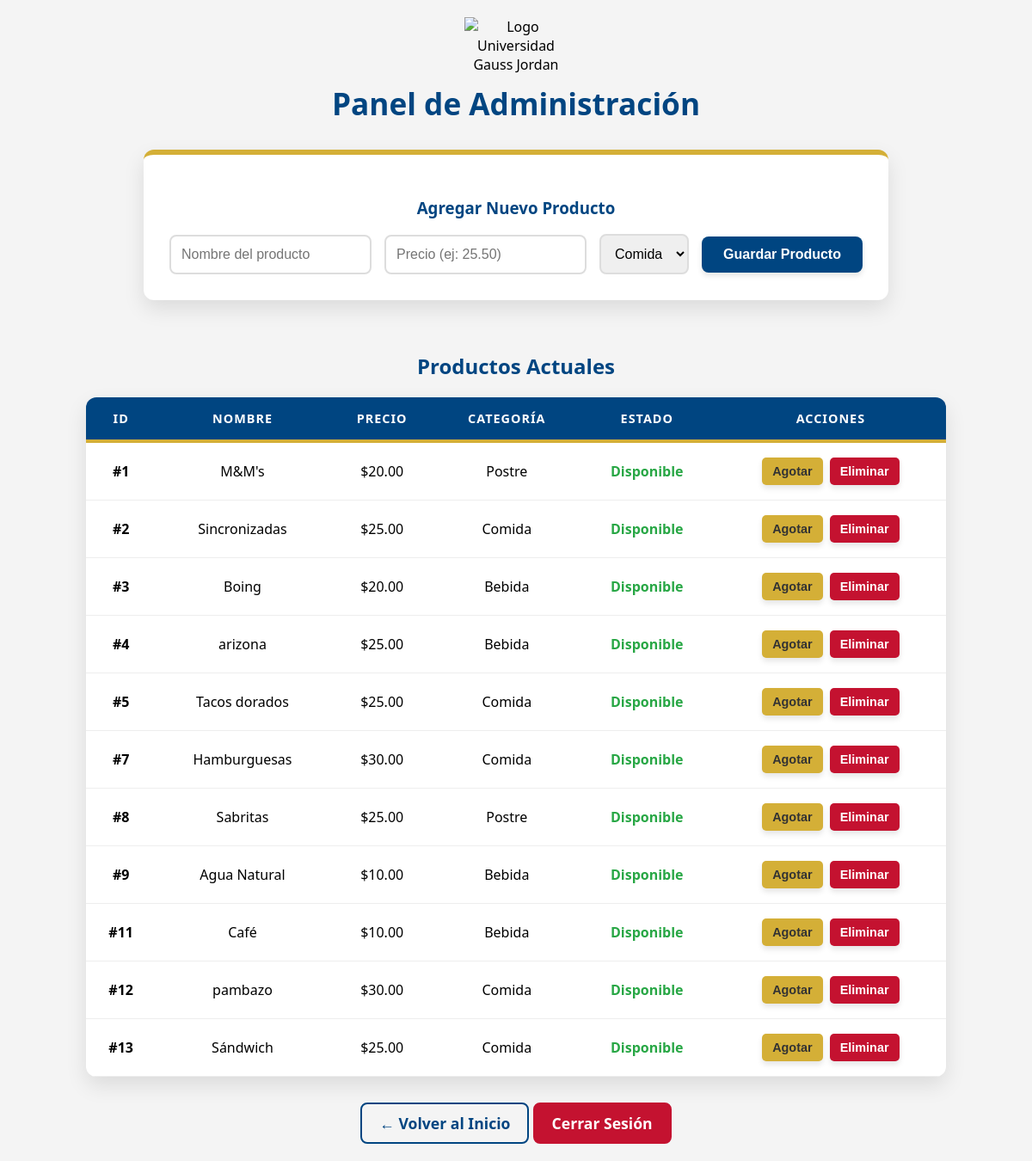
/admin (signed in), run on the app's committed database.
### tables this page shows
CREATE TABLE Productos (
        id_producto INTEGER PRIMARY KEY AUTOINCREMENT,
        nombre TEXT NOT NULL,
        precio REAL NOT NULL,
        categoria TEXT,
        disponible BOOLEAN
    );

### rutas/admin.py (the view)
@admin_bp.route("/admin")
def admin():
    if not session.get("logueado"):
        return redirect("/login")
    conexion = conectar_db()
    cursor = conexion.cursor()
    cursor.execute("SELECT id_producto, nombre, precio, categoria, disponible FROM Productos")
    productos = cursor.fetchall()
    conexion.close()
    return render_template("admin.html", productos=productos)

### db_manager.py (called while the page is built)
def conectar_db():
    return sqlite3.connect("database.db", check_same_thread=False)

### templates/admin.html (shortened to what this page needs)
<!DOCTYPE html>
<html lang="es">
<head>
</head>
<body>
    <div class="header-admin">
        <img src="https://imgs.search.brave.com/1tFRxOQSQTKZiRlQLvilQSyiVtJ3yPprGSEWonnEvO8/rs:fit:860:0:0:0/g:ce/aHR0cHM6Ly9hcHJl/bmRlLmdvYi5teC93/cC1jb250ZW50L3Vw/bG9hZHMvMjAyNC8w/MS9nYXVzLTEucG5n" alt="Logo Universidad Gauss Jordan" class="logo">
        <h1>Panel de Administración</h1>
    </div>
    <div class="formulario">
        <h3>Agregar Nuevo Producto</h3>
        <form action="/agregar_producto" method="POST">
            <input type="text" name="nombre" placeholder="Nombre del producto" required>
            <input type="number" step="0.01" name="precio" placeholder="Precio (ej: 25.50)" required>
            <select name="categoria">
                <option value="Comida">Comida</option>
            </select>
            <button type="submit">Guardar Producto</button>
        </form>
    </div>
    <h2>Productos Actuales</h2>
    <div class="tabla-contenedor">
        <table>
            <tr>
                <th>ID</th>
                <th>Nombre</th>
                <th>Precio</th>
                <th>Categoría</th>
                <th>Estado</th>
                <th>Acciones</th> </tr>
            {% for producto in productos %}
            <tr>
                <td><strong>#{{ producto[0] }}</strong></td>
                <td>{{ producto[1] }}</td>
                <td>${{ "%.2f"|format(producto[2]) }}</td>
                <td>{{ producto[3] }}</td>
                <td>
                    {% if producto[4] == 1 %}
                        <span class="estado-disponible">Disponible</span>
                    {% else %}
                        <span class="estado-agotado">Agotado</span>
                    {% endif %}
                </td>
                <td>
                    <form action="/estado_producto/{{ producto[0] }}" method="POST" class="acciones-form">
                        <button type="submit" class="btn-accion btn-estado">
                            {% if producto[4] == 1 %}Agotar{% else %}Reactivar{% endif %}
                        </button>
                    </form>
                    <form action="/eliminar_producto/{{ producto[0] }}" method="POST" class="acciones-form" onsubmit="return confirm('¿Estás seguro de que deseas eliminar este producto permanentemente?');">
                        <button type="submit" class="btn-accion btn-eliminar">Eliminar</button>
                    </form>
                </td>
            </tr>
            {% endfor %}
        </table>
    </div>
    <a href="/" class="volver-btn">← Volver al Inicio</a>
    <a href="/logout" class="volver-btn" style="background-color: #C41230; color: white; border-color: #C41230;">Cerrar Sesión</a>
</body>
</html>

### templates/admin.html (style rules this page uses)
body { font-family: 'Segoe UI', Tahoma, Geneva, Verdana, sans-serif; text-align: center; margin: 0; padding: 20px; background-color: #f4f4f4; }
.header-admin { margin-bottom: 30px; }
.logo { max-width: 120px; margin-bottom: 10px; }
h1 { color: #004581; margin: 0; font-size: 2.2em; }
h2, h3 { color: #004581; }
.formulario { background: white; padding: 30px; display: inline-block; border-radius: 12px; margin-bottom: 40px; box-shadow: 0 10px 25px rgba(0,0,0,0.1); border-top: 6px solid #D4AF37; }
form { display: flex; flex-wrap: wrap; gap: 15px; justify-content: center; align-items: center; }
input, select { padding: 12px; border: 2px solid #ddd; border-radius: 8px; font-size: 1em; transition: border-color 0.3s; }
button { background-color: #004581; color: white; border: none; padding: 12px 25px; font-size: 1em; font-weight: bold; cursor: pointer; border-radius: 8px; transition: transform 0.2s, background-color 0.3s; box-shadow: 0 4px 6px rgba(0,0,0,0.1); }
.tabla-contenedor { width: 90%; max-width: 1000px; margin: 0 auto; background: white; border-radius: 12px; overflow: hidden; box-shadow: 0 10px 25px rgba(0,0,0,0.1); }
table { border-collapse: collapse; width: 100%; }
th, td { padding: 15px; text-align: center; }
th { background-color: #004581; color: white; border-bottom: 4px solid #D4AF37; text-transform: uppercase; font-size: 0.9em; letter-spacing: 1px; }
tr { border-bottom: 1px solid #eee; transition: background-color 0.2s; }
.estado-disponible { color: #28a745; font-weight: bold; }
.btn-accion { padding: 8px 12px; font-size: 0.9em; border-radius: 5px; margin: 2px; }
.btn-estado { background-color: #D4AF37; color: #333; }
.btn-eliminar { background-color: #C41230; }
.acciones-form { display: inline-block; margin: 0; }
.volver-btn { display: inline-block; margin-top: 30px; color: #004581; text-decoration: none; font-weight: bold; font-size: 1.1em; padding: 10px 20px; border: 2px solid #004581; border-radius: 8px; transition: 0.3s; }

### data on the page
Productos: id_producto "1", nombre "M&M's", precio "20.00", categoria "Postre", disponible "Disponible"
Productos: id_producto "2", nombre "Sincronizadas", precio "25.00", categoria "Comida", disponible "Disponible"
Productos: id_producto "3", nombre "Boing", precio "20.00", categoria "Bebida", disponible "Disponible"
Productos: id_producto "4", nombre "arizona", precio "25.00", categoria "Bebida", disponible "Disponible"
Productos: id_producto "5", nombre "Tacos dorados", precio "25.00", categoria "Comida", disponible "Disponible"
Productos: id_producto "7", nombre "Hamburguesas", precio "30.00", categoria "Comida", disponible "Disponible"
Productos: id_producto "8", nombre "Sabritas", precio "25.00", categoria "Postre", disponible "Disponible"
Productos: id_producto "9", nombre "Agua Natural", precio "10.00", categoria "Bebida", disponible "Disponible"
Productos: id_producto "11", nombre "Café", precio "10.00", categoria "Bebida", disponible "Disponible"
Productos: id_producto "12", nombre "pambazo", precio "30.00", categoria "Comida", disponible "Disponible"
Productos: id_producto "13", nombre "Sándwich", precio "25.00", categoria "Comida", disponible "Disponible"
